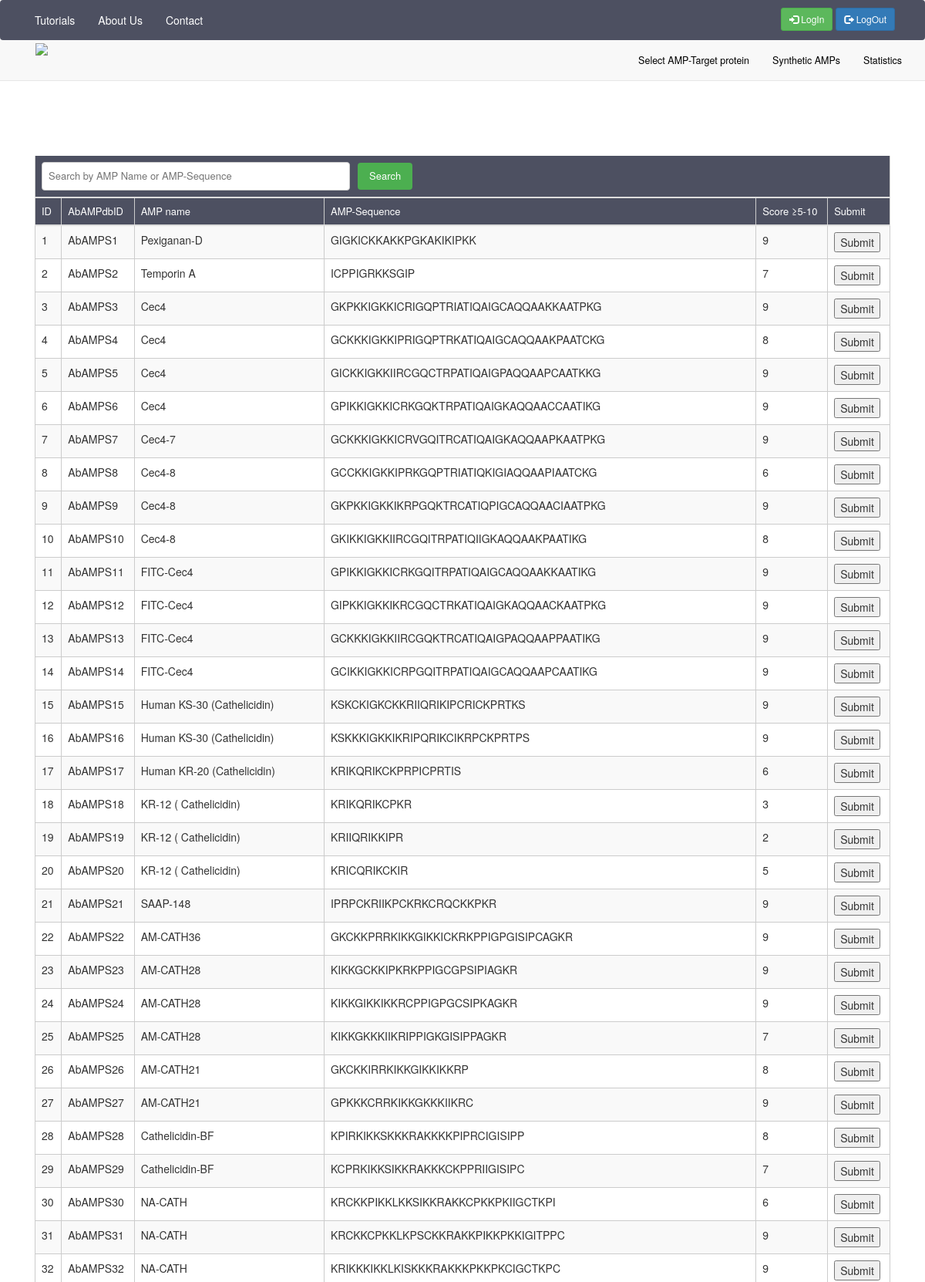
/synthetic/synthetic/ (upper part), run on the app's committed database.
### synthetic/models.py (models this page shows, shortened)
class Synthetic(models.Model):
    starget_protein = models.ForeignKey(
        Stargetproteins, on_delete=models.SET_NULL, null=True, blank=True)
    sdock = models.ManyToManyField('Sdock', related_name='sdock')
    title = models.CharField(("Title"), max_length=255)
    name = models.CharField(("Name"), max_length=255)
    s = models.CharField(
        ("Synthetic_sequence"), max_length=500)
    synthetic_Tiny = models.IntegerField(("Tiny"))
    synthetic_Small = models.IntegerField(("Small"))
    synthetic_Aliphtic = models.IntegerField(("Synthetic_aliphatic"))
    synthetic_Aromatic = models.IntegerField(("Synthetic_aromatic"))
    synthetic_non_polar = models.IntegerField(("Synthetic_Non_Polar-aa"))
    synthetic_polar = models.IntegerField(("Synthetic_Polar-aa"))
    synthetic_charged_aa = models.IntegerField(("Synthetic_Charged-aa"))
    synthetic_basic = models.IntegerField(("Synthetic_Basic-aa"))
    synthetic_acidic = models.CharField(
        ("Synthetic_Acidic-aa"), max_length=255)
    synthetic_mol_weight_tiny = models.FloatField(
        ("Synthetic_Mole%-Tiny_aa"), max_length=255)
    synthetic_mol_weight_small = models.FloatField(
        ("Synthetic_Mole%-Small_aa"), max_length=255)
    synthetic_mol_weight_apliphatic = models.FloatField(
        ("Synthetic_Mole%-Aliphtic_aa"), max_length=255)
    synthetic_mol_weight_aromatic = models.CharField(
        ("Synthetic_Mole%-Aromatic_aa"), max_length=255)
    synthetic_mol_weight_non_polar = models.FloatField(
        ("Synthetic_Mole%-Non_Polar_aa"), max_length=255)
    synthetic_mol_weight_polar = models.FloatField(
        ("Synthetic_Mole%-Polar_aa"), max_length=255)
    synthetic_mol_weight_charged = models.FloatField(
        ("Synthetic_Mole%-Charged_aa"), max_length=255)
    synthetic_mol_weight_basic = models.FloatField(
        ("Synthetic_Mole%-Basic_aa"), max_length=255, default=None)
    synthetic_mol_weight_acidic = models.IntegerField(
        ("Synthetic_Mole%-Acidic_aa"), default=None)
    synthetic_molecular_weight = models.FloatField(
        ("Synthetic_mw"), max_length=255, default=None)
    synthetic_length = models.IntegerField(("Synthetic_length"), default=None)
    synthetic_charge = models.FloatField(
        ("Synthetic_Charge"), max_length=255, default=None)
    synthetic_isolelectric_point = models.FloatField(
        ("Synthetic_Isolelectric point"), max_length=255)
    synthetic_aliphatic_Index = models.FloatField(
        ("Synthetic_Aliphatic Index"), max_length=255, default=None)
    synthetic_instability_Index = models.FloatField(
        ("Synthetic_Instability Index"), max_length=255)
    synthetic_bomanIndex = models.FloatField(
        ("Synthetic_BomanIndex"), max_length=255)
    synthetic_hydrophobicity = models.FloatField(
        ("Synthetic_Hydrophobicity"), max_length=255)
    synthetic_hydrophobic_moment = models.FloatField(
        ("Synthetic_Hydrophobic moment"), max_length=255)
    synthetic_toxicity = models.CharField(
        ("Synthetic_Toxicity"), max_length=255, default=None)
    synthetic_hemolytic_activity = models.FloatField(
        ("Synthetic_Hemolytic activity"), max_length=255)
    synthetic_score = models.IntegerField(("Synthetic_Score"), default=None)
    synthetic_pdb_name = models.CharField(
        ("Synthetic_PDBName"), max_length=255, default=None)

### synthetic/views.py (the view)
# urls.py: path('synthetic/', include("synthetic.urls", namespace="synthetic")),
def synthetic(request):
    return render(request, "synthetic/predicted.html", {
        "starget": Stargetproteins.objects.all(),
        "synthetic": Synthetic.objects.all()
    })

### synthetic/templates/synthetic/predicted.html (shortened to what this page needs)
{% extends 'base.html' %} {% block content %}
<link rel="stylesheet" href="https://cdnjs.cloudflare.com/ajax/libs/font-awesome/4.7.0/css/font-awesome.min.css">
<body>
        <div class="col-lg-12 col-md-12 col-sm-12 col-xs-12">
            <table class="table table-striped w-auto">
                <thead>
                    <tr>
                        <th colspan="6" style="text-align: left;">
                            <div class="search-container">
                                <input type="text" class="search-input" id="searchInput" placeholder="Search by AMP Name or AMP-Sequence">
                                <button class="search-button" onclick="search()">Search</button>
                            </div>
                        </th>
                    </tr>
                    <tr>
                        <th scope="col">ID</th>
                        <th scope="col">AbAMPdbID</th>
                        <th scope="col">AMP name</th>
                        <th scope="col">AMP-Sequence</th>
                        <th scope="col">Score ≥5-10</th>
                        <th scope="col">Submit</th>
                    </tr>
                </thead>
                <tbody>
                    {% for synthetic in synthetic %}
                    <tr class="table-info">
                        <td> {{ synthetic.id }}
                        </td>
                        <td>{{ synthetic.title }}</td>
                        <td>{{ synthetic.name }}</td>
                        <td>{{ synthetic.s }}</td>
                        <td>{{ synthetic.synthetic_score }}</td>
                        <a href="{% url 'synthetic:submit_synthetic' synthetic_id=synthetic.pk %}">Go to result page</a>
                        <td>
                            <form class="form-inline" method="POST" action="/synthetic/create_syntheticprotien/">
                                <input type="submit">
                            </form>
                        </td>
                    </tr>
                    {% endfor %}
                </tbody>
            </table>
        </div>
        </div>
</body>
{% endblock %}

### synthetic/templates/synthetic/predicted.html (style rules this page uses)
table { width: 100%; border-collapse: collapse; margin-top: 150px; }
tr:nth-of-type(odd) { background: #eee; }
th { background: #333; color: white; font-weight: bold; }
td, th { padding: 6px; border: 1px solid #ccc; text-align: left; }
th { background: #4D5061; color: rgb(255, 255, 255); font-weight: normal; font-size: small; }
body { padding-top: -30px; margin-top: -70px; }
.search-container { display: flex; align-items: center; }
.search-input { padding: 8px; border: 1px solid #ccc; border-radius: 4px; width: 50%; max-width: 400px; box-sizing: border-box; color: #333; background-color: #fff; }
.search-button { padding: 8px 15px; background-color: #4CAF50; color: white; border: none; border-radius: 4px; cursor: pointer; margin-left: 10px; }

### data on the page
Synthetic: id "1", title "AbAMPS1", name "Pexiganan-D", s "GIGKICKKAKKPGKAKIKIPKK", synthetic_score "9"
Synthetic: id "2", title "AbAMPS2", name "Temporin A", s "ICPPIGRKKSGIP", synthetic_score "7"
Synthetic: id "3", title "AbAMPS3", name "Cec4", s "GKPKKIGKKICRIGQPTRIATIQAIGCAQQAAKKAATPKG", synthetic_score "9"
Synthetic: id "4", title "AbAMPS4", name "Cec4", s "GCKKKIGKKIPRIGQPTRKATIQAIGCAQQAAKPAATCKG", synthetic_score "8"
Synthetic: id "5", title "AbAMPS5", name "Cec4", s "GICKKIGKKIIRCGQCTRPATIQAIGPAQQAAPCAATKKG", synthetic_score "9"
Synthetic: id "6", title "AbAMPS6", name "Cec4", s "GPIKKIGKKICRKGQKTRPATIQAIGKAQQAACCAATIKG", synthetic_score "9"
Synthetic: id "7", title "AbAMPS7", name "Cec4-7", s "GCKKKIGKKICRVGQITRCATIQAIGKAQQAAPKAATPKG", synthetic_score "9"
Synthetic: id "8", title "AbAMPS8", name "Cec4-8", s "GCCKKIGKKIPRKGQPTRIATIQKIGIAQQAAPIAATCKG", synthetic_score "6"
Synthetic: id "9", title "AbAMPS9", name "Cec4-8", s "GKPKKIGKKIKRPGQKTRCATIQPIGCAQQAACIAATPKG", synthetic_score "9"
Synthetic: id "10", title "AbAMPS10", name "Cec4-8", s "GKIKKIGKKIIRCGQITRPATIQIIGKAQQAAKPAATIKG", synthetic_score "8"
Synthetic: id "11", title "AbAMPS11", name "FITC-Cec4", s "GPIKKIGKKICRKGQITRPATIQAIGCAQQAAKKAATIKG", synthetic_score "9"
Synthetic: id "12", title "AbAMPS12", name "FITC-Cec4", s "GIPKKIGKKIKRCGQCTRKATIQAIGKAQQAACKAATPKG", synthetic_score "9"
Synthetic: id "13", title "AbAMPS13", name "FITC-Cec4", s "GCKKKIGKKIIRCGQKTRCATIQAIGPAQQAAPPAATIKG", synthetic_score "9"
Synthetic: id "14", title "AbAMPS14", name "FITC-Cec4", s "GCIKKIGKKICRPGQITRPATIQAIGCAQQAAPCAATIKG", synthetic_score "9"
Synthetic: id "15", title "AbAMPS15", name "Human KS-30 (Cathelicidin)", s "KSKCKIGKCKKRIIQRIKIPCRICKPRTKS", synthetic_score "9"
Synthetic: id "16", title "AbAMPS16", name "Human KS-30 (Cathelicidin)", s "KSKKKIGKKIKRIPQRIKCIKRPCKPRTPS", synthetic_score "9"
Synthetic: id "17", title "AbAMPS17", name "Human KR-20 (Cathelicidin)", s "KRIKQRIKCKPRPICPRTIS", synthetic_score "6"
Synthetic: id "18", title "AbAMPS18", name "KR-12 ( Cathelicidin)", s "KRIKQRIKCPKR", synthetic_score "3"
Synthetic: id "19", title "AbAMPS19", name "KR-12 ( Cathelicidin)", s "KRIIQRIKKIPR", synthetic_score "2"
Synthetic: id "20", title "AbAMPS20", name "KR-12 ( Cathelicidin)", s "KRICQRIKCKIR", synthetic_score "5"
Synthetic: id "21", title "AbAMPS21", name "SAAP-148", s "IPRPCKRIIKPCKRKCRQCKKPKR", synthetic_score "9"
Synthetic: id "22", title "AbAMPS22", name "AM-CATH36", s "GKCKKPRRKIKKGIKKICKRKPPIGPGISIPCAGKR", synthetic_score "9"
Synthetic: id "23", title "AbAMPS23", name "AM-CATH28", s "KIKKGCKKIPKRKPPIGCGPSIPIAGKR", synthetic_score "9"
Synthetic: id "24", title "AbAMPS24", name "AM-CATH28", s "KIKKGIKKIKKRCPPIGPGCSIPKAGKR", synthetic_score "9"
Synthetic: id "25", title "AbAMPS25", name "AM-CATH28", s "KIKKGKKKIIKRIPPIGKGISIPPAGKR", synthetic_score "7"
Synthetic: id "26", title "AbAMPS26", name "AM-CATH21", s "GKCKKIRRKIKKGIKKIKKRP", synthetic_score "8"
Synthetic: id "27", title "AbAMPS27", name "AM-CATH21", s "GPKKKCRRKIKKGKKKIIKRC", synthetic_score "9"
Synthetic: id "28", title "AbAMPS28", name "Cathelicidin-BF", s "KPIRKIKKSKKKRAKKKKPIPRCIGISIPP", synthetic_score "8"
Synthetic: id "29", title "AbAMPS29", name "Cathelicidin-BF", s "KCPRKIKKSIKKRAKKKCKPPRIIGISIPC", synthetic_score "7"
Synthetic: id "30", title "AbAMPS30", name "NA-CATH", s "KRCKKPIKKLKKSIKKRAKKCPKKPKIIGCTKPI", synthetic_score "6"
Synthetic: id "31", title "AbAMPS31", name "NA-CATH", s "KRCKKCPKKLKPSCKKRAKKPIKKPKKIGITPPC", synthetic_score "9"
Synthetic: id "32", title "AbAMPS32", name "NA-CATH", s "KRIKKKIKKLKISKKKRAKKKPKKPKCIGCTKPC", synthetic_score "9"
